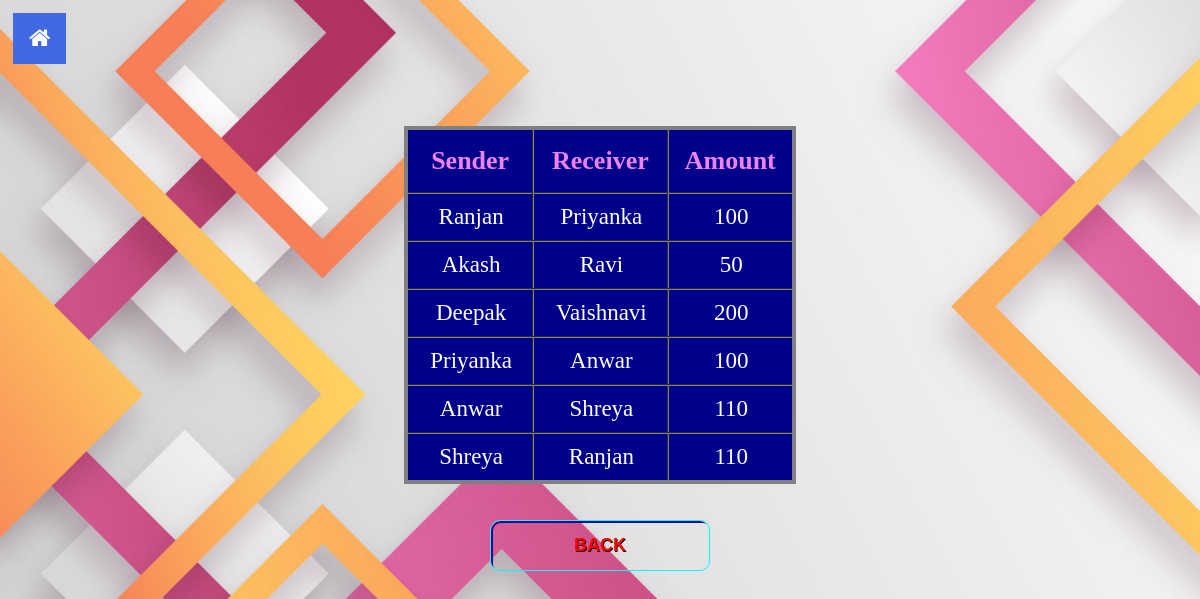
/transaction.php, run on the app's committed database.
### tables this page shows
CREATE TABLE `mini_statement` (
  `sender` varchar(50) NOT NULL,
  `receiver` varchar(50) NOT NULL,
  `amount` double DEFAULT NULL
);

### transaction.php (the view, shortened to what this page needs)
<?php
$con=mysqli_connect('localhost','root','','banking_system');
$q="select *from mini_statement";
$result=mysqli_query($con,$q);
?>
<!DOCTYPE html>
<html>
	<head>
		<link rel="stylesheet" href="https://cdnjs.cloudflare.com/ajax/libs/font-awesome/4.7.0/css/font-awesome.min.css">
		<link rel="stylesheet" href="button.css">
	</head>
	<body>
		<ul class="nav-ul">
	<a href="index.php">
		<li class="nav-li"><button class="btn"><i class="fa fa-home"></i></button></li>
	</a>
	</ul><br><br><br><br><br><br>
		<table class="flat-table-1">
			<tr>
				<th>Sender</th>
				<th>Receiver</th>
				<th>Amount</th>
			</tr>
			<tr>
			<?php while($row = $result->fetch_assoc()) { ?>
			<tr>
				<td><?php echo $row["sender"]; ?></td>
				<td><?php echo $row["receiver"]; ?></td>
				<td><?php echo $row["amount"]; ?></td>
			</tr>
			<?php } ?>
		</table>
		<br>
		<br>
		<form action="index.php" method="post">
			<div class="buttons">
				<button class="glow-on-hover" type="submit" name="name"  style="
    font-weight: bold;">BACK</button>
			</div>
		</form>
	</body>
</html>

### button.css (style rules this page uses)
.glow-on-hover { width: 220px; height: 51px; outline: none; color: red; font-size:18px; background:transparent; text-shadow: 0.7px 0.7px black; overflow: hidden; cursor: pointer; position: relative; z-index: 0; border-radius: 10px; border: 1px solid #00FFFF; }
.glow-on-hover:before { content: ''; background: linear-gradient(45deg, #ff0000, #ff7300, #fffb00, #48ff00, #00ffd5, #002bff, #7a00ff, #ff00c8, #ff0000); position: absolute; top: -2px; left:-2px; background-size: 400%; z-index: -1; filter: blur(5px); width: calc(100% + 4px); height: calc(100% + 4px); animation: glowing 20s linear infinite; opacity: 0; transition: opacity .3s ease-in-out; border-radius: 10px; }
.glow-on-hover:after { z-index: -1; content: ''; position: absolute; width: 100%; height: 100%; left: 0; top: 0; border-radius: 10px; border: 2px solid #28048a; background:transparent; }

### transaction.php (style rules this page uses)
.nav-ul { list-style-type: none; margin: 0; padding: 5px; verflow: hidden; }
.nav-li { float:left; }
body { background-image:url("images/aa.jpg"); background-repeat: no-repeat; background-size:cover; }
table { text-align: center; margin-left: auto; margin-right: auto; color: white; border: 4px solid gray; border-collapse: collapse; background: #00008b; }
th { color:violet; font-size:26px; padding:16px; }
td { font-size:23px; color: ; padding: 10px 20px 10px 22px; }
tr { transition: background 0.3s, box-shadow 0.3s; }
th,td { border-collapse:collapse; border:2px groove gray; }
.btn { background-color:RoyalBlue; border: none; color: white; padding: 12px 16px; font-size: 23px; cursor: pointer; }
.buttons { right:42%; text-align:center; }

### data on the page
mini_statement: sender "Ranjan", receiver "Priyanka", amount "100"
mini_statement: sender "Akash", receiver "Ravi", amount "50"
mini_statement: sender "Deepak", receiver "Vaishnavi", amount "200"
mini_statement: sender "Priyanka", receiver "Anwar", amount "100"
mini_statement: sender "Anwar", receiver "Shreya", amount "110"
mini_statement: sender "Shreya", receiver "Ranjan", amount "110"
